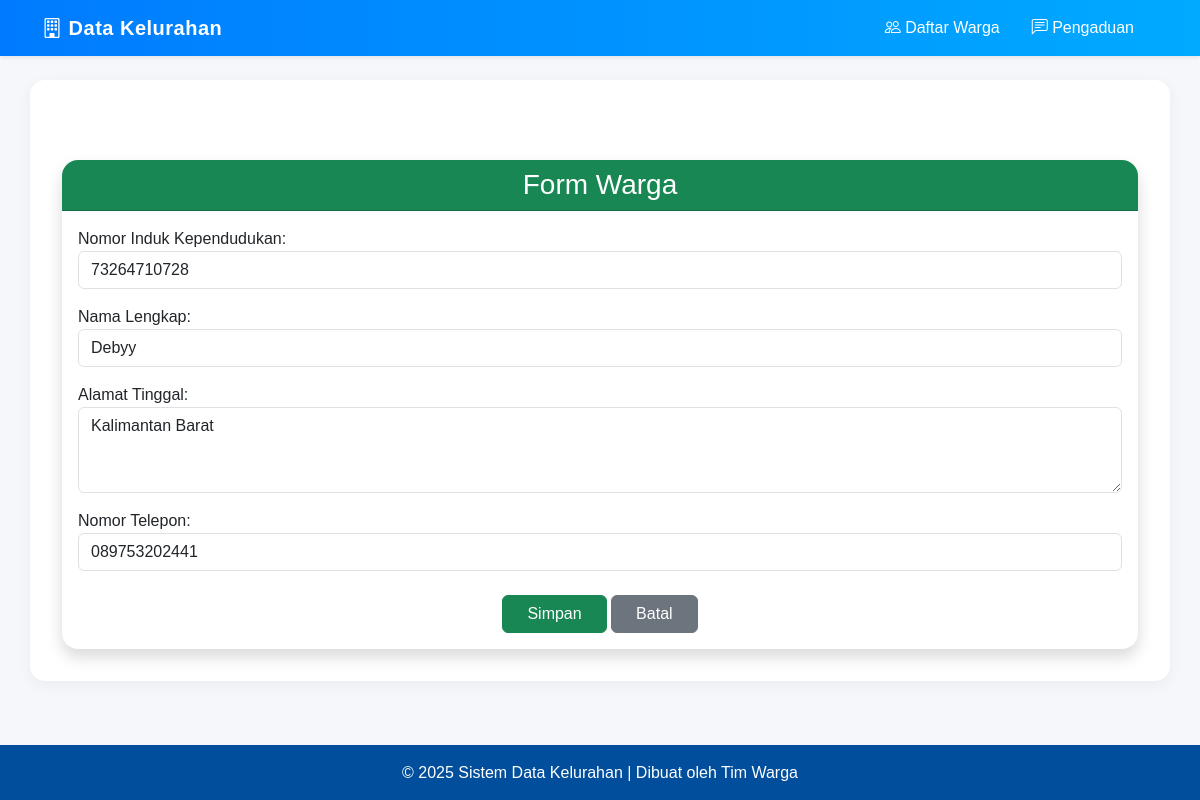
Screenshot of /warga/1/edit/ with the database file from the repository.
### warga/models.py (models this page shows, shortened)
class Warga(models.Model):
    nik = models.CharField(max_length=16, unique=True, verbose_name="Nomor Induk Kependudukan")
    nama_lengkap = models.CharField(max_length=100, verbose_name="Nama Lengkap")
    alamat = models.TextField(verbose_name="Alamat Tinggal")
    nomor_telepon = models.CharField(max_length=15, blank=True, verbose_name="Nomor Telepon")
    tanggal_registrasi = models.DateTimeField(auto_now_add=True)

### warga/views.py (the view)
# urls.py: path('<int:pk>/edit/', WargaUpdateView.as_view(), name='warga-edit'),
class WargaUpdateView(UpdateView):
    model = Warga
    form_class = WargaForm
    template_name = 'warga/warga_form.html'  # pakai template yang sama dengan tambah
    success_url = reverse_lazy('warga:warga-list')  # redirect ke daftar warga setelah update

### warga/forms.py
class WargaForm(forms.ModelForm):
    class Meta:
        model = Warga
        fields = ['nik', 'nama_lengkap', 'alamat', 'nomor_telepon']
        widgets = {
            'nik': forms.TextInput(attrs={'class': 'form-control', 'placeholder': 'Masukkan NIK'}),
            'nama_lengkap': forms.TextInput(attrs={'class': 'form-control', 'placeholder': 'Masukkan nama lengkap'}),
            'alamat': forms.Textarea(attrs={'class': 'form-control', 'rows': 3, 'placeholder': 'Masukkan alamat'}),
            'nomor_telepon': forms.TextInput(attrs={'class': 'form-control', 'placeholder': 'Masukkan nomor telepon'}),
        }

### warga/templates/warga/warga_form.html
{% extends 'base.html' %} {% block content %}
<div class="card shadow border-0 rounded-4 mt-5">
  <div class="card-header bg-success text-white text-center rounded-top-4">
    <h3 class="mb-0">Form Warga</h3>
  </div>
  <div class="card-body">
    <form method="post">
      {% csrf_token %} {{ form.as_p }}
      <div class="text-center mt-4">
        <button type="submit" class="btn btn-success px-4">Simpan</button>
        <a href="{% url 'warga:warga-list' %}" class="btn btn-secondary px-4"
          >Batal</a
        >
      </div>
    </form>
  </div>
</div>
{% endblock %}

### warga/templates/base.html (style rules this page uses)
body { background-color: #f5f7fa; font-family: "Poppins", sans-serif; }

### rows the page displays
Warga: nik "73264710728", nama_lengkap "Debyy", alamat "Kalimantan Barat", nomor_telepon "089753202441"
